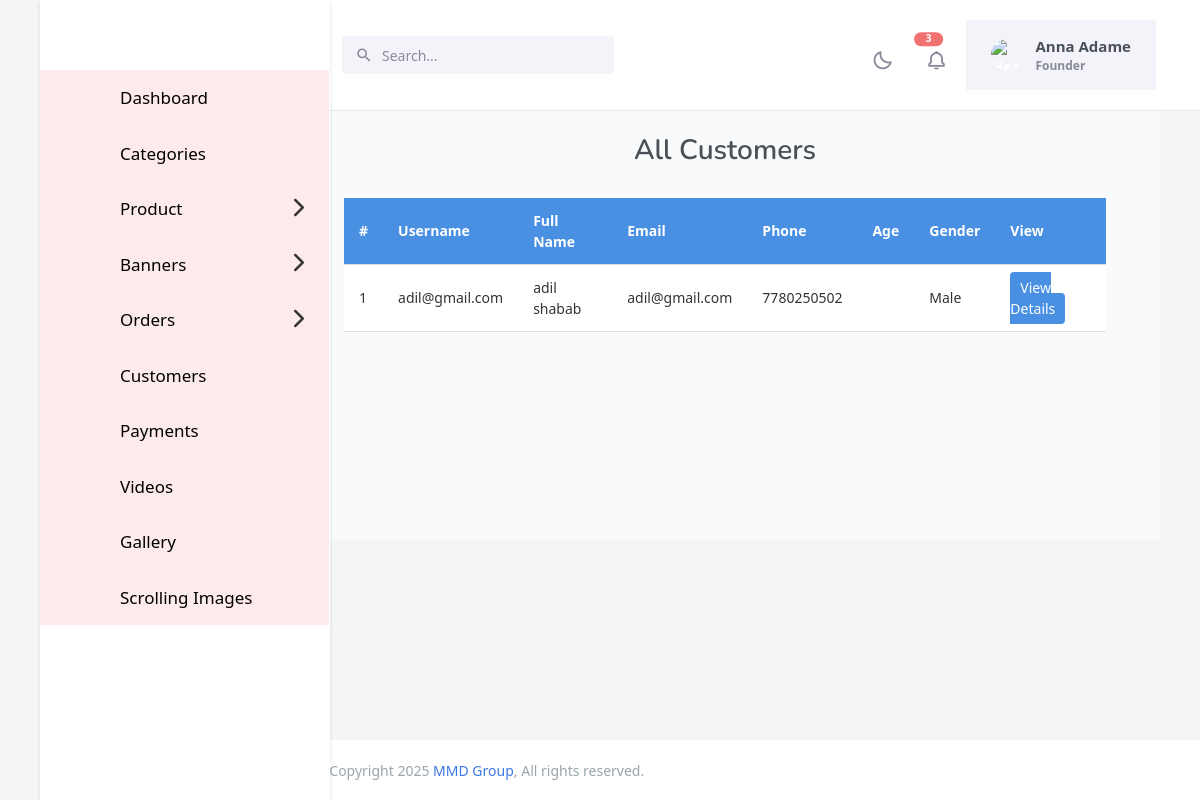
/account/customers/ (signed in), run on the app's committed database.
### core/models.py (models this page shows, shortened)
class Profile(models.Model):
    GENDER_CHOICES = [
        ('M', 'Male'),
        ('F', 'Female'),
        ('O', 'Other'),
    ]
    name = models.CharField(max_length=255, null=True, blank=True)
    user = models.OneToOneField(User, on_delete=models.CASCADE)
    customer_id = models.CharField(max_length=20, editable=False, unique=True)
    phone_number = models.CharField(max_length=15, unique=True, null=True, blank=True)
    email = models.EmailField(unique=True, null=True, blank=True)
    gender = models.CharField(max_length=1, choices=GENDER_CHOICES, blank=True, null=True, default='M')
    created_at = models.DateTimeField(auto_now_add=True, null=True, blank=True)  # Automatically set on creation
    updated_at = models.DateTimeField(auto_now=True, null=True, blank=True)

### core/views.py (the view)
# urls.py: path('account/customers/', customer_list, name='customer_list'),
@login_required(login_url='login')
def customer_list(request):
    customers = Profile.objects.select_related('user').all()
    return render(request, 'backend/customer_list.html', {'customers': customers})

### templates/backend/customer_list.html (shortened to what this page needs)
{% extends 'backend/base.html' %}
{% load static %}
{% block content %}
</head>
<body>
    <h1>All Customers</h1>
    <table class="customer-table">
    <thead>
        <tr>
            <th>#</th>
            <th>Username</th>
            <th>Full Name</th>
            <th>Email</th>
            <th>Phone</th>
            <th>Age</th>
            <th>Gender</th>
            <th>View</th>
        </tr>
    </thead>
    <tbody>
        {% for customer in customers %}
        <tr>
            <td>{{ forloop.counter }}</td>
            <td>{{ customer.user.username }}</td>
            <td>{{ customer.name }}</td>
            <td>{{ customer.email }}</td>
            <td>{{ customer.phone_number }}</td>
            <td>{{ customer.age }}</td>
            <td>{{ customer.get_gender_display }}</td>
            <td><a class="view-btn" href="{% url 'customer_detail' customer.user.id %}">View Details</a></td>
        </tr>
        {% endfor %}
    </tbody>
    </table>
</body>
</html>
{% endblock content %}

### static/backend/css/explore.css (style rules this page uses)
* { box-sizing: border-box; margin: 0; padding: 0; font-family: 'Segoe UI', Tahoma, Geneva, Verdana, sans-serif; }
body { background-color: #f5f5f7; color: #1d1d1f; padding: 20px; }
h1 { font-size: 28px; margin-bottom: 10px; }

### static/backend/css/messages.pay.css (style rules this page uses)
body { font-family: 'Segoe UI', sans-serif; margin: 0; padding: 0; background-color: #f6f6f6; color: #333; }
body { margin: 0; font-family: 'Segoe UI', sans-serif; background-color: #f4f4f6; color: #333; }
* { margin: 0; padding: 0; box-sizing: border-box; font-family: 'Segoe UI', sans-serif; }
body { background-color: #f9f9fb; padding: 20px; }

### templates/backend/customer_list.html (style rules this page uses)
body { font-family: Arial, sans-serif; padding: 40px; background-color: #f5f5f5; }
h1 { text-align: center; margin-bottom: 30px; }
.customer-table { width: 100%; border-collapse: collapse; background: white; }
.customer-table th, .customer-table td { padding: 12px 15px; border-bottom: 1px solid #ddd; text-align: left; }
.customer-table th { background-color: #4a90e2; color: white; }
.view-btn { background-color: #4a90e2; color: white; padding: 6px 10px; text-decoration: none; border-radius: 4px; }

### data on the page
Profile: user.username "adil@gmail.com", name "adil shabab", email "adil@gmail.com", phone_number "7780250502", gender "Male"
